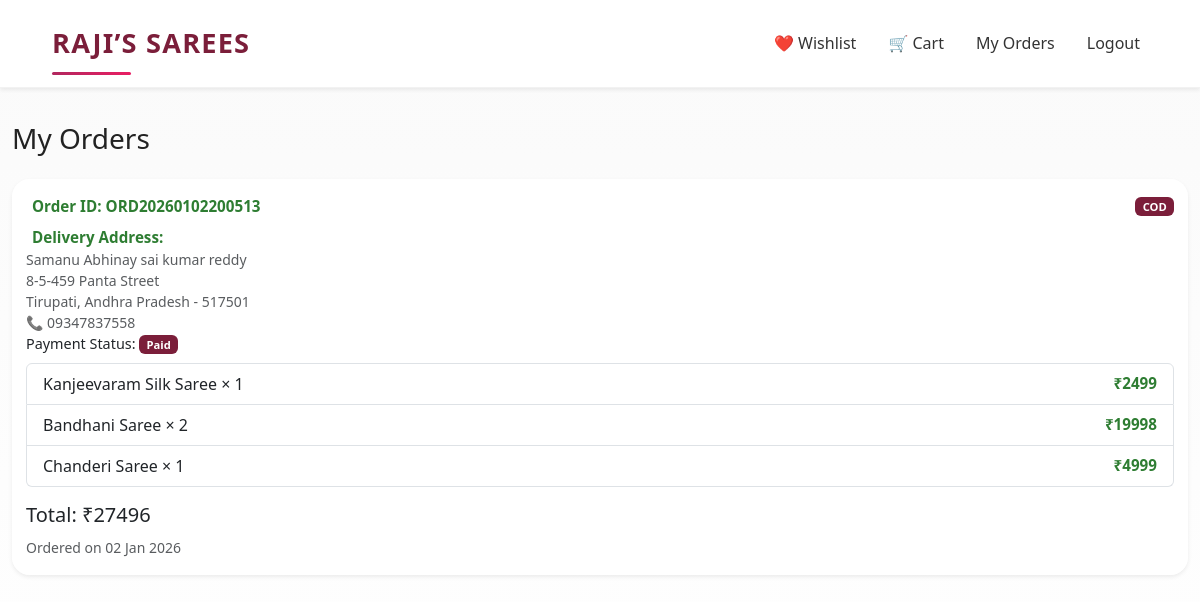
Screenshot of /orders (signed in) with the database file from the repository.
### app.py (models this page shows)
class Order(db.Model):
    id = db.Column(db.Integer, primary_key=True)
    order_code = db.Column(db.String(30), unique=True, nullable=False)
    user_id = db.Column(db.Integer, db.ForeignKey("user.id"), nullable=False)
    user = db.relationship(
        "User",
        back_populates="orders"
    )
    payment_mode = db.Column(db.String(20))
    payment_status = db.Column(db.String(20))
    total_amount = db.Column(db.Integer)
    full_name = db.Column(db.String(100))
    phone = db.Column(db.String(20))
    address_line = db.Column(db.Text)
    city = db.Column(db.String(50))
    state = db.Column(db.String(50))
    pincode = db.Column(db.String(10))
    created_at = db.Column(db.DateTime, default=datetime.utcnow)
    items = db.relationship(
        "OrderItem",
        backref="order",
        cascade="all, delete-orphan",
        lazy=True
    )

class OrderItem(db.Model):
    id = db.Column(db.Integer, primary_key=True)
    order_id = db.Column(db.Integer, db.ForeignKey("order.id"), nullable=False)
    product_name = db.Column(db.String(150))
    price = db.Column(db.Integer)
    quantity = db.Column(db.Integer)

### app.py (the view)
@app.route("/orders")
@login_required
def orders():
    orders = Order.query.filter_by(user_id=current_user.id).order_by(Order.created_at.desc()).all()
    return render_template("orders_user.html", orders=orders)

### app.py (called while the page is built)
@login_manager.user_loader
def load_user(user_id):
    return User.query.get(int(user_id))

@app.context_processor
def inject_cart_count():
    if current_user.is_authenticated:
        count = db.session.query(
            func.sum(CartItem.quantity)
        ).filter_by(user_id=current_user.id).scalar()
        return {"cart_count": count or 0}
    return {"cart_count": 0}

### templates/orders_user.html
{% extends "base.html" %}
{% block content %}
<h3 class="mb-4">My Orders</h3>
{% for order in orders %}
<div class="card mb-3 shadow-sm">
  <div class="card-body">
    <div class="d-flex justify-content-between align-items-center mb-2">
      <strong>Order ID: {{ order.order_code }}</strong>
      <span class="badge bg-secondary">
        {{ order.payment_mode }}
      </span>
    </div>
<div class="mt-2 small text-muted">
    <strong>Delivery Address:</strong><br>
    {{ order.full_name }}<br>
    {{ order.address_line }}<br>
    {{ order.city }}, {{ order.state }} - {{ order.pincode }}<br>
    📞 {{ order.phone }}
    </div>
    <p class="mb-2">
      Payment Status:
      <span class="badge
        {% if order.payment_status == 'Paid' %}
          bg-success
        {% else %}
          bg-warning
        {% endif %}
      ">
        {{ order.payment_status }}
      </span>
    </p>
    <ul class="list-group mb-3">
      {% for item in order.items %}
      <li class="list-group-item d-flex justify-content-between">
        {{ item.product_name }} × {{ item.quantity }}
        <strong>₹{{ item.price * item.quantity }}</strong>
      </li>
      {% endfor %}
    </ul>
    <h5>Total: ₹{{ order.total_amount }}</h5>
    <small class="text-muted">
      Ordered on {{ order.created_at.strftime('%d %b %Y') }}
    </small>
  </div>
</div>
{% else %}
<p>No orders yet.</p>
{% endfor %}
{% endblock %}

### static/css/style.css (style rules this page uses)
* { margin: 0; padding: 0; box-sizing: border-box; }
body { font-family: 'Inter', sans-serif; background-color: #f5f5f6; color: #282c3f; }
body { background-color: #f5f5f5; }
:root { --primary: #b1275e; --secondary: #f8f8f8; --text-dark: #222; --muted: #777; }
body { font-family: 'Poppins', sans-serif; background-color: var(--secondary); color: var(--text-dark); }
:root { --primary: #6a11cb; --secondary: #2575fc; --accent: #ffb703; --success: #2ec4b6; --danger: #ef233c; --dark: #1f2933; --light: #f8f9fa; --glass: rgba(255, 255, 255, 0.75); --radius: 16px; --shadow: 0 20px 40px rgba(0,0,0,0.12); }
body { font-family: "Poppins", system-ui, sans-serif; background: linear-gradient(135deg, #fdfbfb, #ebedee); color: var(--dark); min-height: 100vh; }
:root { --brand: #7b1e3a; --brand-soft: #f6e9ee; --gold: #c89b3c; --dark: #222; }
body { background: linear-gradient(180deg, #fafafa, #fdfdfd); color: var(--dark); }
.badge { background: var(--brand) !important; font-size: 0.7rem; }
.product-card, .card { border-radius: 18px !important; border: none !important; overflow: hidden; transition: all 0.4s ease; }
body { background: linear-gradient(180deg, #fafafa 0%, #ffffff 100%); }
.card-body { padding: 16px 14px; background: linear-gradient( to top, rgba(255,255,255,0.96), rgba(255,255,255,0.92) ); }
.card-body p { font-size: 0.9rem; margin-bottom: 12px; }
.card-body strong { font-size: 0.95rem; margin-left: 6px; color: #2e7d32; }

### rows the page displays
Order: order_code "ORD20260102200513", payment_mode "COD", full_name "Samanu Abhinay sai kumar reddy", address_line "8-5-459 Panta Street", city "Tirupati", state "Andhra Pradesh", pincode "517501", phone "09347837558", payment_status "Paid", total_amount "27496", created_at "02 Jan 2026"
OrderItem: product_name "Kanjeevaram Silk Saree", quantity "1", item.price*item.quantity "2499"
OrderItem: product_name "Bandhani Saree", quantity "2", item.price*item.quantity "19998"
OrderItem: product_name "Chanderi Saree", quantity "1", item.price*item.quantity "4999"
